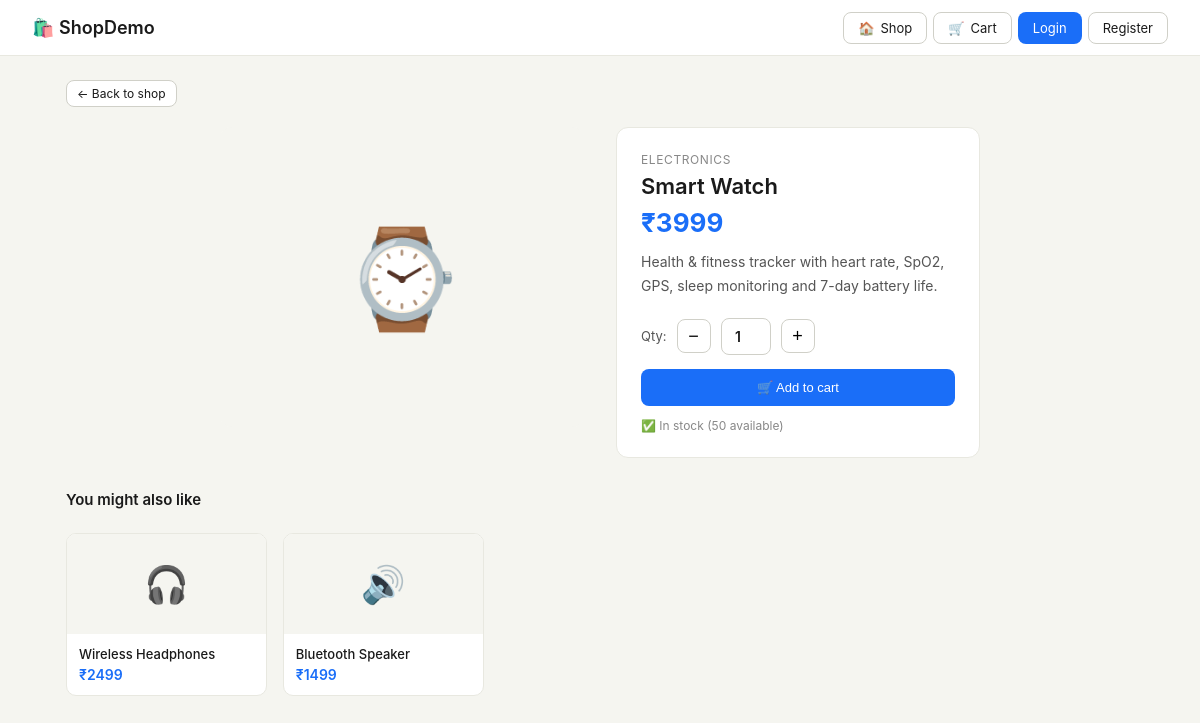
Page /product/smart-watch/ on the committed database.
### store/models.py (models this page shows, shortened)
class Product(models.Model):
    category = models.ForeignKey(Category, on_delete=models.CASCADE, related_name='products')
    name = models.CharField(max_length=200)
    slug = models.SlugField(unique=True)
    description = models.TextField()
    price = models.DecimalField(max_digits=10, decimal_places=2)
    image = models.ImageField(upload_to='products/', blank=True)
    emoji = models.CharField(max_length=10, default='📦')
    image_url = models.URLField(blank=True, default='')
    stock = models.PositiveIntegerField(default=100)
    is_active = models.BooleanField(default=True)
    created_at = models.DateTimeField(auto_now_add=True)

class Category(models.Model):
    name = models.CharField(max_length=100)
    slug = models.SlugField(unique=True)
    class Meta:
        verbose_name_plural = 'categories'

### store/views.py (the view)
# urls.py: path('product/<slug:slug>/', views.product_detail, name='product_detail'),
def product_detail(request, slug):
    product = get_object_or_404(Product, slug=slug, is_active=True)
    related = Product.objects.filter(category=product.category, is_active=True).exclude(id=product.id)[:4]
    return render(request, 'store/product_detail.html', {
        'product': product,
        'related': related,
    })

### store/context_processors.py (called while the page is built)
def cart_count(request):
    if request.user.is_authenticated:
        try:
            cart = Cart.objects.get(user=request.user)
            return {'cart_item_count': cart.get_item_count()}
        except Cart.DoesNotExist:
            pass
    return {'cart_item_count': 0}

### store/templates/store/product_detail.html (shortened to what this page needs)
{% extends 'store/base.html' %}
{% block content %}
<div class="container">
  <a class="btn btn-sm" href="/" style="margin-bottom:1.25rem;display:inline-flex;">← Back to shop</a>
  <div class="detail-wrap">
    <div class="detail-img" style="overflow:hidden;">
    </div>
    <div class="detail-info">
      <div class="detail-cat">{{ product.category.name }}</div>
      <div class="detail-name">{{ product.name }}</div>
      <div class="detail-price">₹{{ product.price|floatformat:0 }}</div>
      <div class="detail-desc">{{ product.description }}</div>
      <form method="post" action="/cart/add/{{ product.id }}/">
        <div class="qty-ctrl">
          <span style="font-size:13px;color:#555;">Qty:</span>
          <button type="button" class="qty-btn" onclick="changeQty(-1)">−</button>
          <input class="qty-input" type="number" name="quantity" id="qty" value="1" min="1" max="{{ product.stock }}">
          <button type="button" class="qty-btn" onclick="changeQty(1)">+</button>
        </div>
        <button type="submit" class="btn btn-primary" style="width:100%;justify-content:center;padding:10px;">🛒 Add to cart</button>
      </form>
      <div style="margin-top:12px;font-size:12px;color:#888;">✅ In stock ({{ product.stock }} available)</div>
    </div>
  </div>
  {% if related %}
  <div style="margin-top:2rem;">
    <div style="font-size:15px;font-weight:600;margin-bottom:0.75rem;">You might also like</div>
    <div class="related-grid">
      {% for p in related %}
      <a href="/product/{{ p.slug }}/" style="text-decoration:none;color:inherit;">
        <div class="related-card">
        <div class="related-img" style="overflow:hidden;">
        </div>
          <div class="related-body">
            <div style="font-size:13px;font-weight:500;">{{ p.name }}</div>
            <div style="font-size:14px;font-weight:600;color:#1a6ef8;margin-top:4px;">₹{{ p.price|floatformat:0 }}</div>
          </div>
        </div>
      </a>
      {% endfor %}
    </div>
  </div>
  {% endif %}
</div>
{% endblock %}

### store/templates/store/base.html (style rules this page uses)
* { box-sizing:border-box;margin:0;padding:0; }
body { font-family:-apple-system,BlinkMacSystemFont,'Segoe UI',sans-serif;background:#f5f5f0;color:#1a1a1a;min-height:100vh; }
.btn { border:1px solid #d0d0c8;background:#fff;color:#1a1a1a;border-radius:8px;padding:7px 14px;font-size:13px;cursor:pointer;text-decoration:none;display:inline-flex;align-items:center;gap:6px;transition:background 0.15s; }
.btn-primary { background:#1a6ef8;color:#fff;border-color:transparent; }
.btn-sm { padding:5px 10px;font-size:12px; }
.container { max-width:1100px;margin:0 auto;padding:1.5rem 1rem; }
input,select,textarea { width:100%;border:1px solid #d0d0c8;border-radius:8px;padding:9px 12px;font-size:14px;background:#fff;color:#1a1a1a;outline:none;font-family:inherit; }

### store/templates/store/product_detail.html (style rules this page uses)
.detail-wrap { display:grid;grid-template-columns:1fr 1fr;gap:2rem;max-width:760px;margin:0 auto;align-items:start; }
.detail-img { background:#f5f5f0;border-radius:12px;height:300px;display:flex;align-items:center;justify-content:center;font-size:96px; }
.detail-info { background:#fff;border:1px solid #e8e8e0;border-radius:12px;padding:1.5rem; }
.detail-cat { font-size:12px;color:#888;text-transform:uppercase;letter-spacing:0.05em;margin-bottom:6px; }
.detail-name { font-size:22px;font-weight:600;margin-bottom:8px; }
.detail-price { font-size:26px;font-weight:700;color:#1a6ef8;margin-bottom:12px; }
.detail-desc { font-size:14px;color:#555;line-height:1.7;margin-bottom:20px; }
.qty-ctrl { display:flex;align-items:center;gap:10px;margin-bottom:14px; }
.qty-btn { width:34px;height:34px;border:1px solid #d0d0c8;border-radius:8px;background:#fff;cursor:pointer;font-size:18px;display:flex;align-items:center;justify-content:center; }
.qty-input { width:50px;text-align:center;font-weight:600; }
.related-grid { display:grid;grid-template-columns:repeat(auto-fill,minmax(180px,1fr));gap:1rem;margin-top:1.5rem; }
.related-card { background:#fff;border:1px solid #e8e8e0;border-radius:10px;overflow:hidden; }
.related-img { height:100px;background:#f5f5f0;display:flex;align-items:center;justify-content:center;font-size:36px; }
.related-body { padding:0.75rem; }

### rows in the picture
Product: category.name "ELECTRONICS", name "Smart Watch", price "3999", description "Health & fitness tracker with heart rate, SpO2, GPS, sleep monitoring and 7-day battery life.", stock "50"
Product: name "Wireless Headphones", price "2499"
Product: name "Bluetooth Speaker", price "1499"
